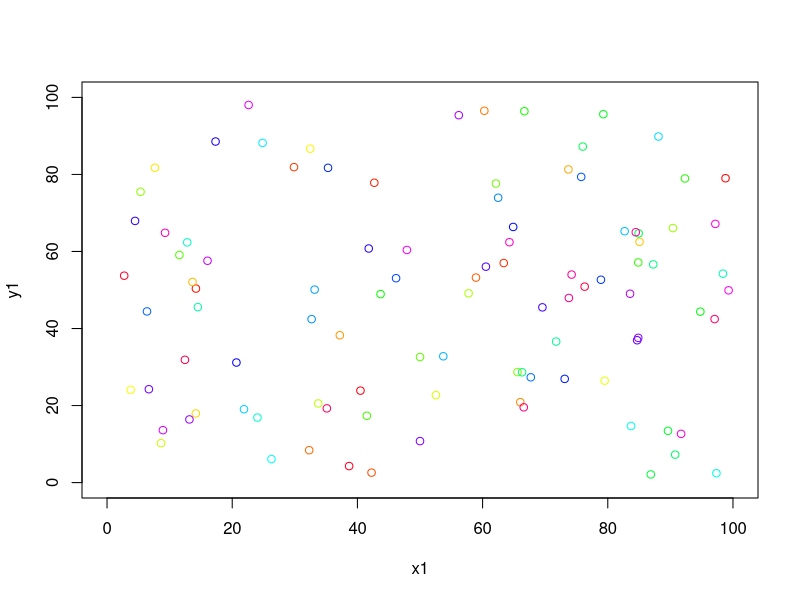
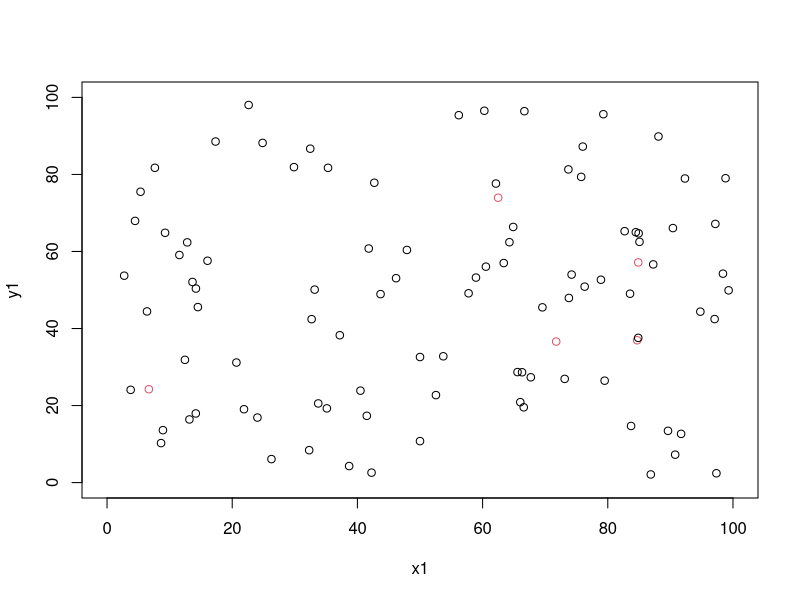
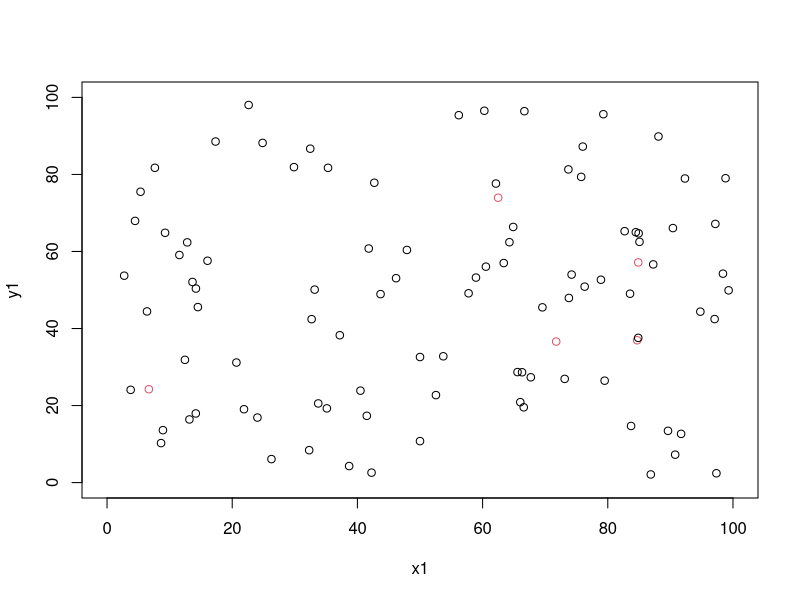
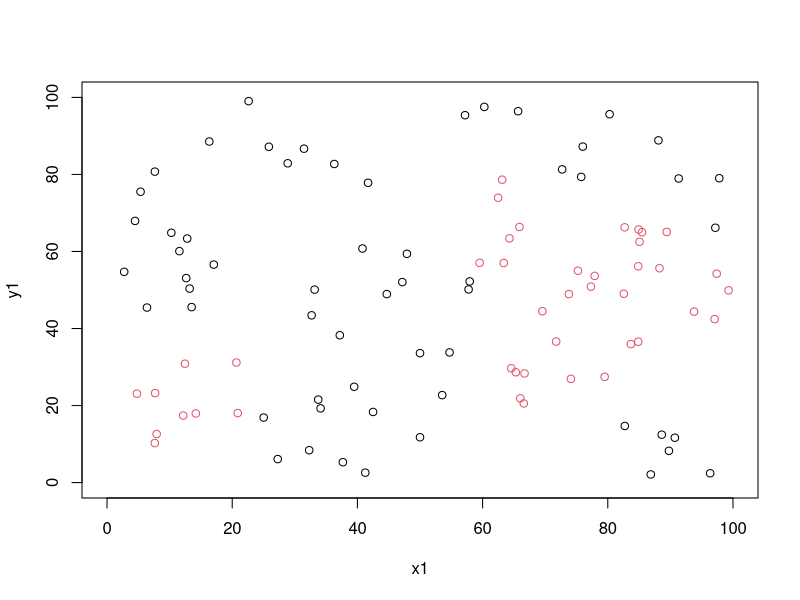
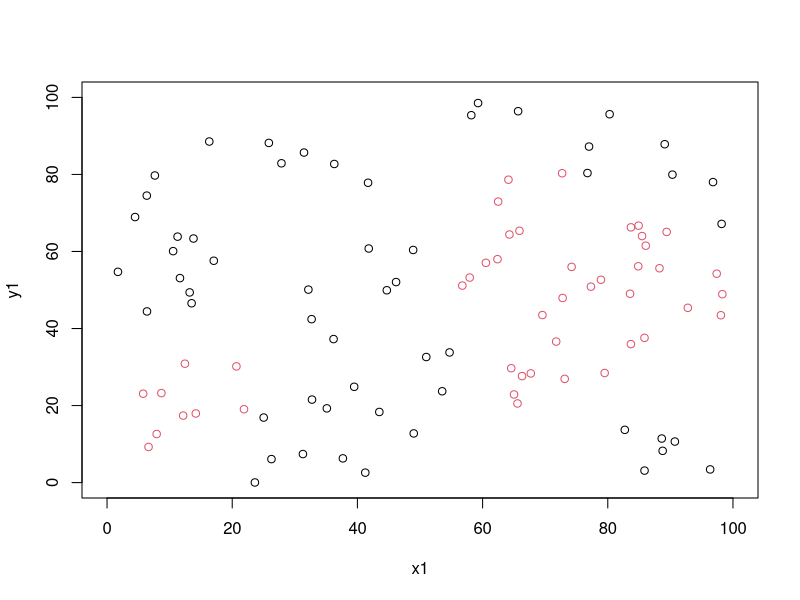
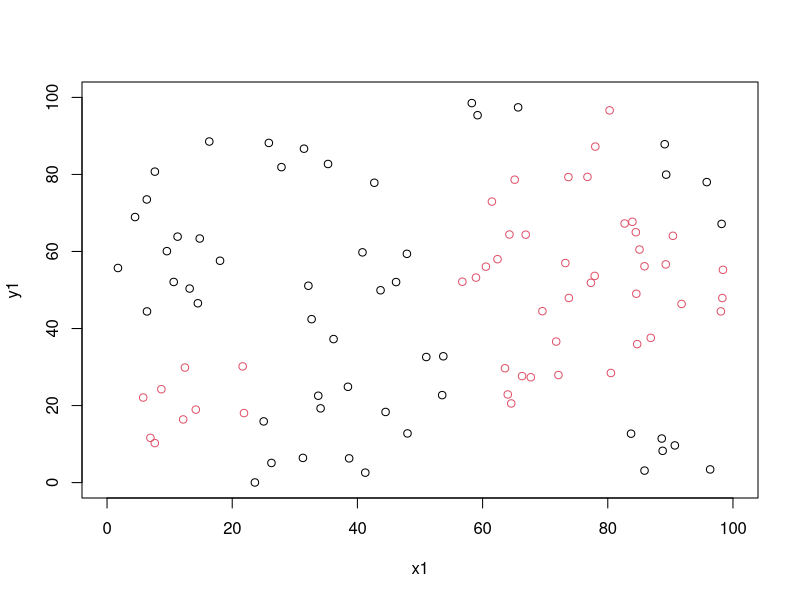
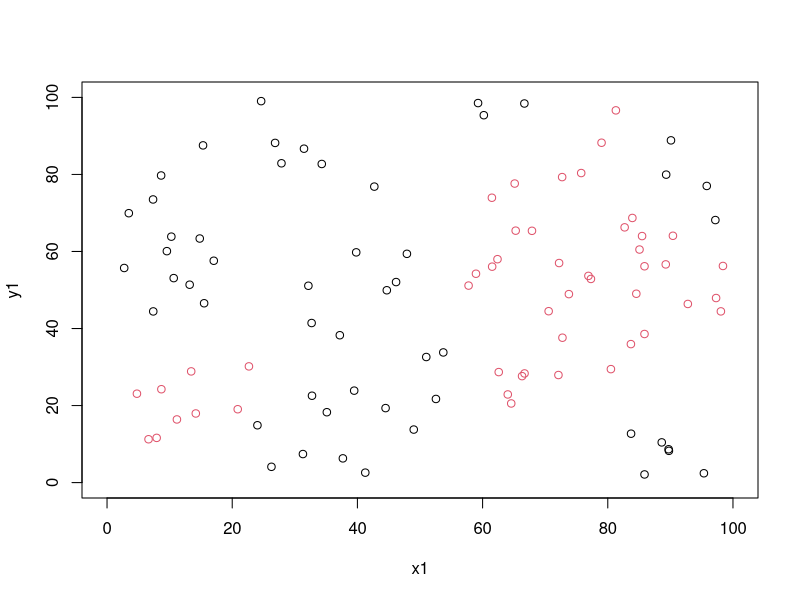
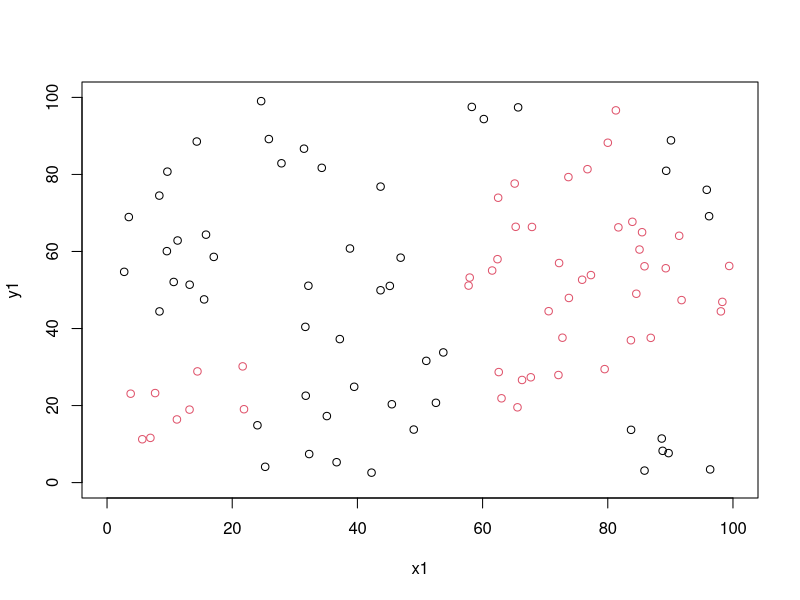

These figures' R source, in order:
rm(list = ls())

infectdist<-10
n<-100
#initial state
x1<-runif(n,0,100)
y1<-runif(n,0,100)
plot(x1,y1,xlim = c(0,100),ylim = c(0,100),col=rainbow(n))
# text(x1,y1,1:10)
#compute distance matrix
d1<-as.matrix(dist(cbind(x1,y1)))
d1
#label one point as poison
# poisonlabel<-c(1,rep(0,n-1))

# seed the virus among a hnumber of peopel
poisonlabel<-rbinom(100,1,0.1)

# if dist between poison point is lower than 10, 
#then that other point becomes infected
wheninfected = rep(0,n)
numinf=NULL
# for (i in 1:n){
# thispersoninfected<-ifelse(poisonlabel[i]==1,1,0)
# infectednearby<-ifelse(d1[i,]<infectdist,1,0)
# poisonlabel<-poisonlabel+thispersoninfected*infectednearby
# }
# poisonlabel<-ifelse(poisonlabel>0,1,0)
# poisonlabel

plot(x1,y1,xlim = c(0,100),ylim = c(0,100),col=poisonlabel+1)
#text(x1,y1,1:10)


# ***** run the simulation *****
for (i in 1:100){

x2<-(x1+(rbinom(n,2,0.5)-1)*1) %% 100
y2<-(y1+(rbinom(n,2,0.5)-1)*1) %% 100
plot(x1,y1,xlim = c(0,100),ylim = c(0,100),col = poisonlabel+1)
# segments(x1,y1,x2,y2,col = poisonlabel+1)
#points(x1,y1,col = poisonlabel+1)
# text(x1,y1,1:n,col=poisonlabel+1)

x1<-x2
y1<-y2
Sys.sleep(0.01)
d1<-as.matrix(dist(cbind(x1,y1)))
for (j in 1:n){
  thispersoninfected<-ifelse(poisonlabel[j]==1,1,0)
  infectednearby<-ifelse(d1[j,]<infectdist,1,0)
  poisonlabel<-poisonlabel+thispersoninfected*infectednearby
}
poisonlabel<-ifelse(poisonlabel>0,1,0)
# print(poisonlabel)
wheninfected<-poisonlabel+wheninfected

#now modify the poison label so that once it's been infected for x rounds, it is immune
immune<-ifelse(wheninfected>30,0,1)

#update poison label
poisonlabel<-poisonlabel*immune

numinf[i]<-sum(poisonlabel)

}
plot(numinf)
